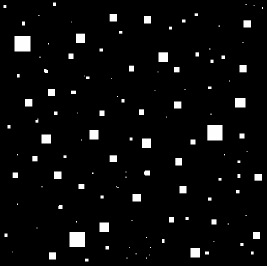
#> input picture Atividade6_Morfologia/images/original/imageC.bmp, 267 x 266 px
$ jupyter execute exercicio3.ipynb
#> lines starting #> are read from the running program, lines starting #| are printed output that depends on the picture; after the words box and inside, x2 and y2 are one past the last pixel; in counts of white or black regions, pixels touching at a corner belong together
[cell 1]
import numpy as np
import cv2
import matplotlib.pyplot as plt
import os

FILES_DIR = os.path.abspath('images')

[cell 2]
def erosion(image, element):
    result = np.copy(image)

    imageY, imageX = image.shape
    elementY, elementX = len(element), len(element[0])

    centerY, centerX = elementY // 2, elementX // 2
    maxLevel = np.max(element)

    for i in range(imageX):
        for j in range(imageY):
            minimal = 255

            for k in range(-centerX, centerX + 1):
                for l in range(-centerY, centerY + 1):
                    if i + k < 0 or i + k >= imageX:
                        continue
                    if j + l < 0 or j + l >= imageY:
                        continue

                    if element[l + centerY][k + centerX] == maxLevel:
                        minimal = min(minimal, image[j + l][i + k])

            result[j][i] = minimal

    return result

def dilation(image, element):
    result = np.copy(image)

    imageY, imageX = image.shape
    elementY, elementX = len(element), len(element[0])

    centerY, centerX = elementY // 2, elementX // 2
    maxLevel = np.max(element)

    for i in range(imageX):
        for j in range(imageY):
            maximum = 0

            for k in range(-centerX, centerX + 1):
                for l in range(-centerY, centerY + 1):
                    if i + k < 0 or i + k >= imageX:
                        continue
                    if j + l < 0 or j + l >= imageY:
                        continue

                    if element[l + centerY][k + centerX] == maxLevel:
                        maximum = max(maximum, image[j + l][i + k])

            result[j][i] = maximum

    return result

def opening(image, element):
    erosionImage = erosion(image, element)
    dilationImage = dilation(erosionImage, element)

    return dilationImage

def showImage(image):
    plt.imshow(cv2.cvtColor(image, cv2.COLOR_BGR2RGB))
    plt.axis('off')
    plt.show()

def showSaveImage(image, imageName):
    showImage(image)
    cv2.imwrite(f'{FILES_DIR}/morph/exercicio3/{imageName}_opening.bmp', image)

[cell 3]
imageName = 'imageC'

image = cv2.cvtColor(cv2.imread(f'{FILES_DIR}/original/{imageName}.bmp'), cv2.COLOR_RGB2GRAY)
#> image: shape (266, 267); min 0, max 254, mean 10.8
res, image = cv2.threshold(image, 127, 255, cv2.THRESH_BINARY)
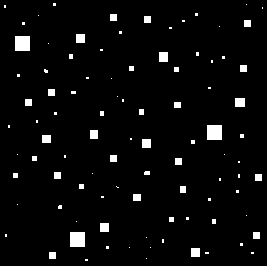
#> image: shape (266, 267); 3.7% white; 94 white regions (57 under 20 px), largest, box (x1, y1, x2, y2) and area: (15, 36, 30, 51) 225, (207, 125, 222, 140) 225, (70, 232, 85, 247) 225

print(f'Imagem "{imageName}" Original:')
showImage(image)

structuringElement = [[1, 1, 1, 1, 1, 1, 1, 1, 1, 1, 1, 1, 1]]
openingImage = opening(image, structuringElement)
#> after the loop in erosion, `for i in range(imageX):`:
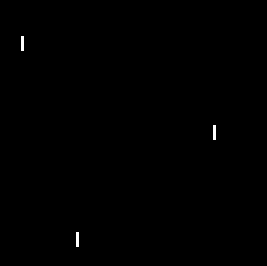
#> result: shape (266, 267); 0.19% white; 3 white regions, box (x1, y1, x2, y2) and area: (21, 36, 24, 51) 45, (213, 125, 216, 140) 45, (76, 232, 79, 247) 45
#> after the loop in dilation, `for i in range(imageX):`:
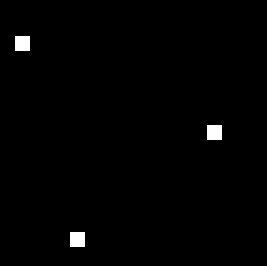
#> result: shape (266, 267); 0.95% white; 3 white regions, box (x1, y1, x2, y2) and area: (15, 36, 30, 51) 225, (207, 125, 222, 140) 225, (70, 232, 85, 247) 225

print(f'Abertura da Imagem "{imageName}" com Elemento Estruturante {structuringElement}:')
showSaveImage(openingImage, imageName)
